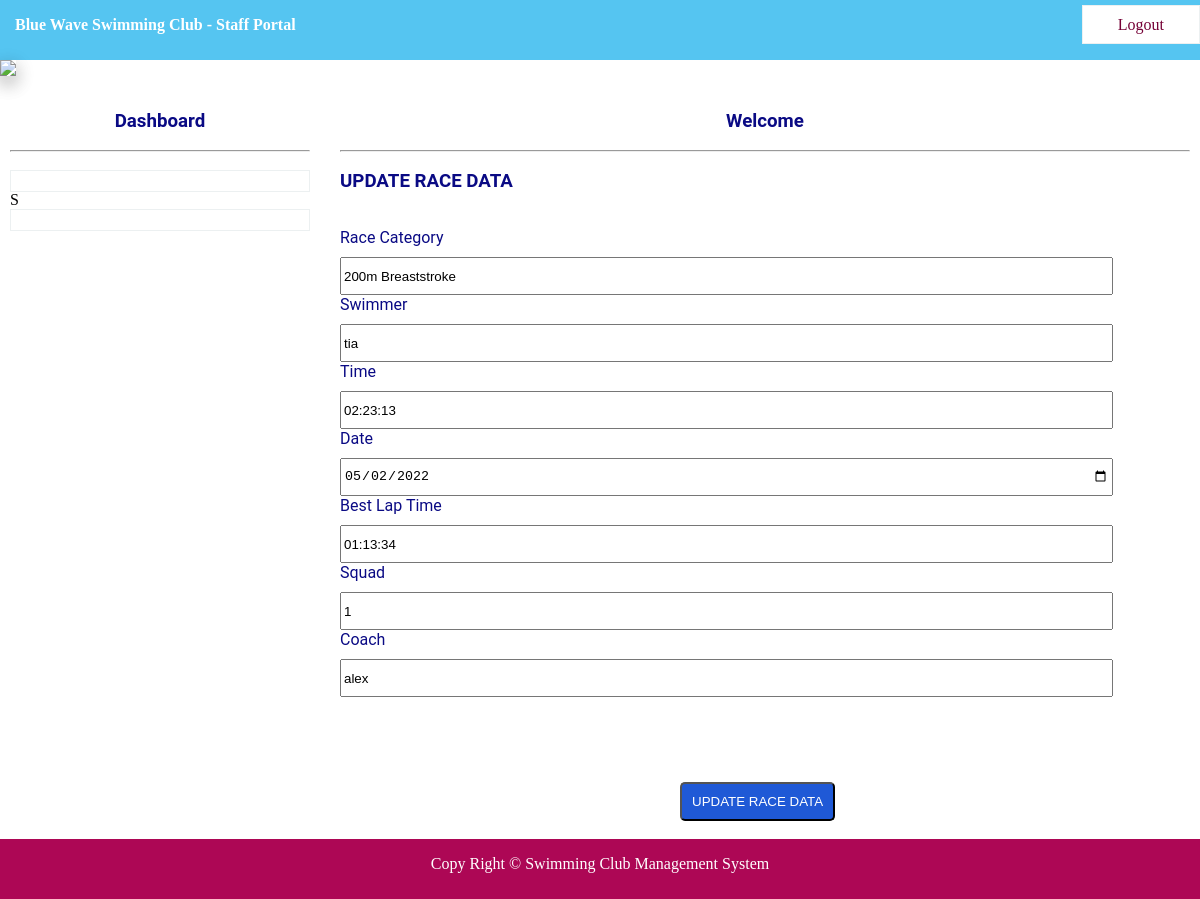
Screenshot of /staffupdate.php?id=7 with the database file from the repository.
### tables this page shows
CREATE TABLE `race` (
  `RID` int(11) NOT NULL,
  `RCATEGORY` varchar(150) NOT NULL,
  `RSWIMMER` varchar(150) NOT NULL,
  `RTIME` time NOT NULL,
  `RDATE` date NOT NULL,
  `RBESTLAPTIME` time NOT NULL,
  `RSQUAD` int(11) NOT NULL,
  `RCOACH` varchar(150) NOT NULL
);

### staffupdate.php (the view, shortened to what this page needs)
<?php
include "database.php";
$id=$_GET['id'];
?>
<!DOCTYPE html>
<html>
<head>
<link rel="stylesheet" type="text/css" href="css/style.css">
</head>
<body>
    <?php include "staffnavbar.php"?>
    <img src="images/2.png" class="sha" width=100% >
    <div id="section">
    <?php include "staffsidebar.php"?>
     <div id="content">
        <h3 class="text">Welcome <?php echo $_SESSION["TNAME"]; ?></h3><br><hr><br>
        <h3> UPDATE RACE DATA</h3><br>
    <form method="POST" action="<?php echo $_SERVER["PHP_SELF"];?>">
             ?>" required class="input"><br>
            <label>Race Category</label>
            <input type="text" name="rcategory" value="<?php
                $t = "select RCATEGORY from race where RID =$id";
                $res=$db->query($t);
                if($res->num_rows>0){
                while($r=$res->fetch_assoc()){
                 echo  "{$r["RCATEGORY"]}";
                }}
             ?>" required class="input"><br>
                  <label>Swimmer</label><br>
            <input type="text" name="rswimmer" value="<?php
                $t = "select RSWIMMER from race where RID =$id";
                $res=$db->query($t);
                if($res->num_rows>0){
                while($r=$res->fetch_assoc()){
                 echo  "{$r["RSWIMMER"]}";
                }}
             ?>" required class="input"><br>
            <label>Time</label><br>
            <input type="app_time" name="rtime" value="<?php
                $t = "select RTIME from race where RID =$id";
                $res=$db->query($t);
                if($res->num_rows>0){
                while($r=$res->fetch_assoc()){
                 echo  "{$r["RTIME"]}";
                }}
             ?>" required class="input"><br>
            <label>Date</label><br>
            <input type="date" name="rdate" value="<?php
                $t = "select RDATE from race where RID =$id";
                $res=$db->query($t);
                if($res->num_rows>0){
                while($r=$res->fetch_assoc()){
                 echo  "{$r["RDATE"]}";
                }}
             ?>" required class="input"><br>
            <label>Best Lap Time</label><br>
            <input type="app_time" name="rbestlaptime" value="<?php
                $t = "select RBESTLAPTIME from race where RID =$id";
                $res=$db->query($t);
                if($res->num_rows>0){
                while($r=$res->fetch_assoc()){
                 echo  "{$r["RBESTLAPTIME"]}";
                }}
             ?>" required class="input"><br>
            <label>Squad</label><br>
            <input type="text" name="rsquad" value="<?php
                $t = "select RSQUAD from race where RID =$id";
                $res=$db->query($t);
                if($res->num_rows>0){
                while($r=$res->fetch_assoc()){
                 echo  "{$r["RSQUAD"]}";
                }}
             ?>" required class="input"><br>
            <label>Coach</label><br>
            <input type="text" name="rcoach" value="<?php
                $t = "select RCOACH from race where RID =$id";
                $res=$db->query($t);
                if($res->num_rows>0){
                while($r=$res->fetch_assoc()){
                 echo  "{$r["RCOACH"]}";
                }}
             ?>" required class="input"><br>
        <button type="submit" class="btn" name="updaterace">UPDATE RACE DATA</button><br><br>
    </form>
    </div><br>
    </div>
<div class="footer">
    <footer><p>Copy Right &copy; Swimming Club Management System</p></footer>
</div>
</body>
</html>

### CSS/style.css (style rules this page uses)
* { padding: 0px; margin: 0px; }
html { background: white; }
.input { height: 30px; width: 90%; padding: 2px; margin-top: 10px; }
.btn { text-align: center; border-radius: 5px; padding: 10px; background: rgb(31, 89, 214); color: white; margin-top: 10%; margin-left: 40%; }
h1,h2,h3,h4,h5,h6,label { font-family: roboto; color: rgb(10, 10, 132); }
.footer { background: #ad0755; height: 60px; width: 100%; float: left; }
footer { text-align: center; color: white; line-height: 50px; }
.sha { -webkit-box-shadow: 0 8px 17px 0 rgba(0, 0, 0, 0.2), 0 6px 20px 0 rgba(0, 0, 0, 0.19); -moz-box-shadow: 0 8px 17px 0 rgba(0, 0, 0, 0.2), 0 6px 20px 0 rgba(0, 0, 0, 0.19); box-shadow: 0 8px 17px 0 rgba(0, 0, 0, 0.2), 0 6px 20px 0 rgba(0, 0, 0, 0.19); }
#section { height: auto; width: 1200px; margin-left: 10px; font-family: Cambria, Cochin, Georgia, Times, 'Times New Roman', serif; }
#content { margin-top: 30px; height: auto; width: 850px; float: left; }
.text { text-align: center; }

### rows the page displays
race: rcategory "200m Breaststroke", rswimmer "tia", rtime "02:23:13", rdate "05/02/2022", rbestlaptime "01:13:34", rsquad "1", rcoach "alex"
